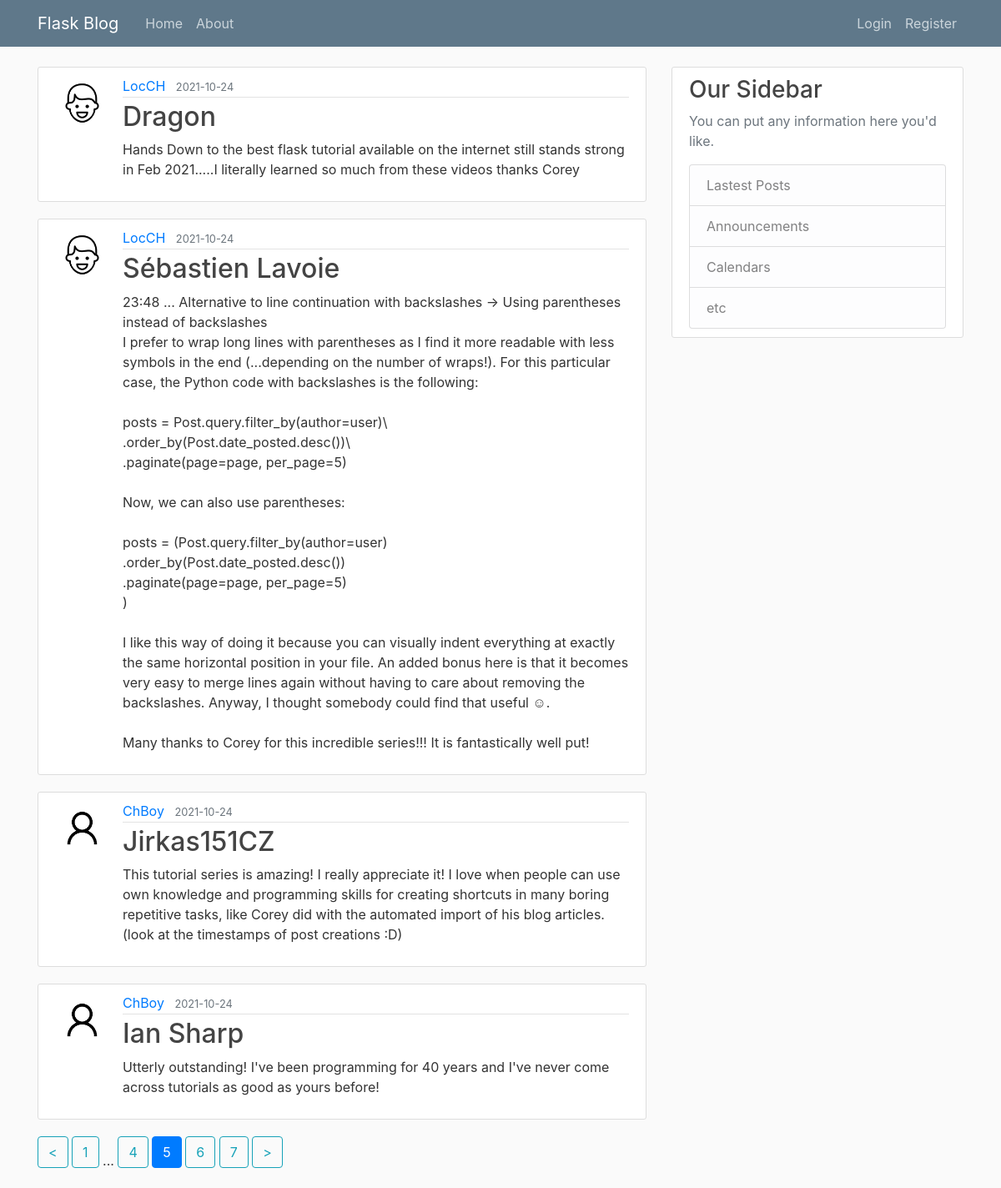
/home?page=5, run on the app's committed database.
### flaskblog/models.py (models this page shows, shortened)
class Post(db.Model):
    id = db.Column(db.Integer,primary_key = True)
    title = db.Column(db.String(100),nullable = False)
    date_posted = db.Column(db.DateTime,nullable = False,default = datetime.utcnow)
    content = db.Column(db.Text,nullable = False)
    user_id = db.Column(db.Integer,db.ForeignKey('user.id'),nullable = False) # reference to the 'user' table

class User(db.Model,UserMixin):
    id = db.Column(db.Integer,primary_key = True)
    username = db.Column(db.String(20),unique = True,nullable = False)
    email = db.Column(db.String(120),unique = True,nullable = False)
    image_file = db.Column(db.String(20),nullable = False,default = 'default.jpg')
    password = db.Column(db.String(60),nullable = True)
    posts = db.relationship('Post',backref ='author',lazy = True)

### flaskblog/routes.py (the view)
@app.route("/")
@app.route("/home")
@swag_from('./docs/homePage.yml')
def home():
    page = request.args.get('page',1,type = int) # find in path  page query, default value = 1
    posts = Post.query.order_by(Post.date_posted.desc()).paginate(page = page,per_page = 4) # paginate each page 4 posts
    return render_template('home.html', posts = posts),200

### flaskblog/templates/home.html
{% extends 'layout.html'%}
{% block content %}
{% for post in posts.items %}
    <article class='media content-section'>
        <img class = 'rounded-circle article-img' src = "{{url_for('static',filename='profile_pics/' + post.author.image_file)}}">
        <div class='media-body'>
            <div class='article-metadata'>
                <a class='mr-2' href = "{{ url_for('user_post',username = post.author.username) }}">{{ post.author.username }}</a>
                <small class='text-muted'>{{ post.date_posted.strftime('%Y-%m-%d') }}</small>
            </div>
            <h2> <a class='article-title' href='/post/{{ post.id }}'>{{ post.title }}</a></h2>
            <p class = 'article-content'>{{ post.content }}</p>
        </div>
    </article>
{% endfor %}
{%if posts.page > 1 %}
    <a class = 'btn btn-outline-info mb-4' href = "{{ url_for('home',page = posts.page -1) }}"> < </a>
{% endif %}
{% for page_num in posts.iter_pages(left_edge =1, right_edge=1,left_current=1,right_current=2) %}
    {% if page_num %}
        {% if page_num == posts.page %}
            <a class = 'btn btn-primary mb-4' href = "{{ url_for('home',page = page_num) }}">{{page_num}}</a>
        {% else %}
            <a class = 'btn btn-outline-info mb-4' href = "{{ url_for('home',page = page_num) }}">{{page_num}}</a>
        {% endif %}
    {% else %}
      ...
    {% endif %}
{% endfor %}
    <a class = 'btn btn-outline-info mb-4' href = "{{ url_for('home',page = posts.page +1) }}"> > </a>
{% endblock content%}

### flaskblog/static/main.css (style rules this page uses)
body { background: #fafafa; color: #333333; margin-top: 5rem; }
h1, h2, h3, h4, h5, h6 { color: #444444; }
.content-section { background: #ffffff; padding: 10px 20px; border: 1px solid #dddddd; border-radius: 3px; margin-bottom: 20px; }
.article-title { color: #444444; }
.article-content { white-space: pre-line; }
.article-img { height: 65px; width: 65px; margin-right: 16px; }
.article-metadata { padding-bottom: 1px; margin-bottom: 4px; border-bottom: 1px solid #e3e3e3 }

### data on the page
Post: image_file (picture), author.username "LocCH", date_posted "2021-10-24", title "Dragon", content "Hands Down to the best flask tutorial available on the internet still stands strong in Feb 2021.....I literally learned so much from these videos thanks Corey"
Post: image_file (picture), author.username "LocCH", date_posted "2021-10-24", title "Sébastien Lavoie", content "23:48 ... Alternative to line continuation with backslashes → Using parentheses instead of backslashes I prefer to wrap long lines with parentheses as I find it more readable with less symbols in the end (...depending on the number of wraps!). For this particular case, the Python code with backslashes is the following: posts = Post.query.filter_by(author=user)\\ .order_by(Post.date_posted.desc())\\ .paginate(page=page, per_page=5) Now, we can also use parentheses: posts = (Post.query.filter_by(author=user) .order_by(Post.date_posted.desc()) .paginate(page=page, per_page=5) ) I like this way of doing it because you can visually indent everything at exactly the same horizontal position in your…"
Post: image_file (placeholder picture), author.username "ChBoy", date_posted "2021-10-24", title "Jirkas151CZ", content "This tutorial series is amazing! I really appreciate it! I love when people can use own knowledge and programming skills for creating shortcuts in many boring repetitive tasks, like Corey did with the automated import of his blog articles. (look at the timestamps of post creations :D)"
Post: image_file (placeholder picture), author.username "ChBoy", date_posted "2021-10-24", title "Ian Sharp", content "Utterly outstanding! I've been programming for 40 years and I've never come across tutorials as good as yours before!"

### other printed values
{{ page_num }} "1" "4" "6" "7"
{{ page_num }} "5"
